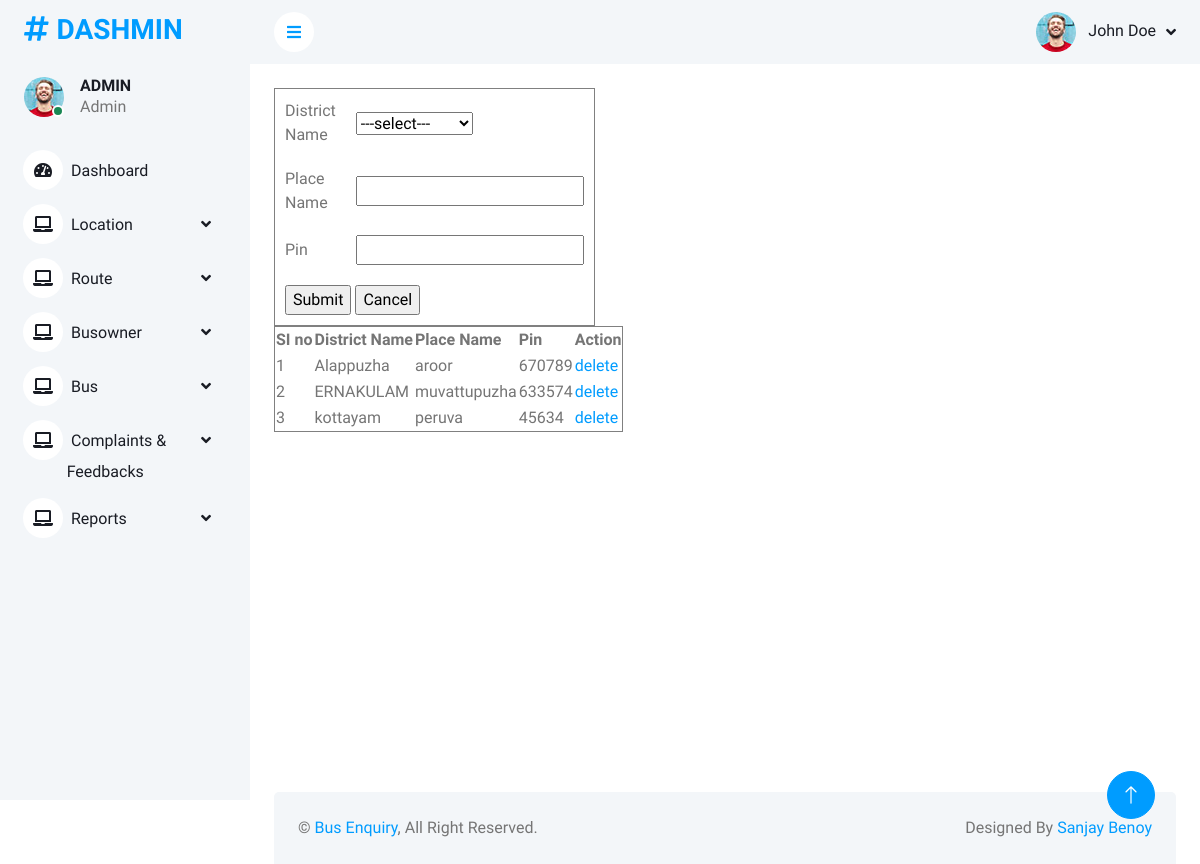
Page /PROJECT/ADMIN/Place.php (signed in) on the earlier database version.
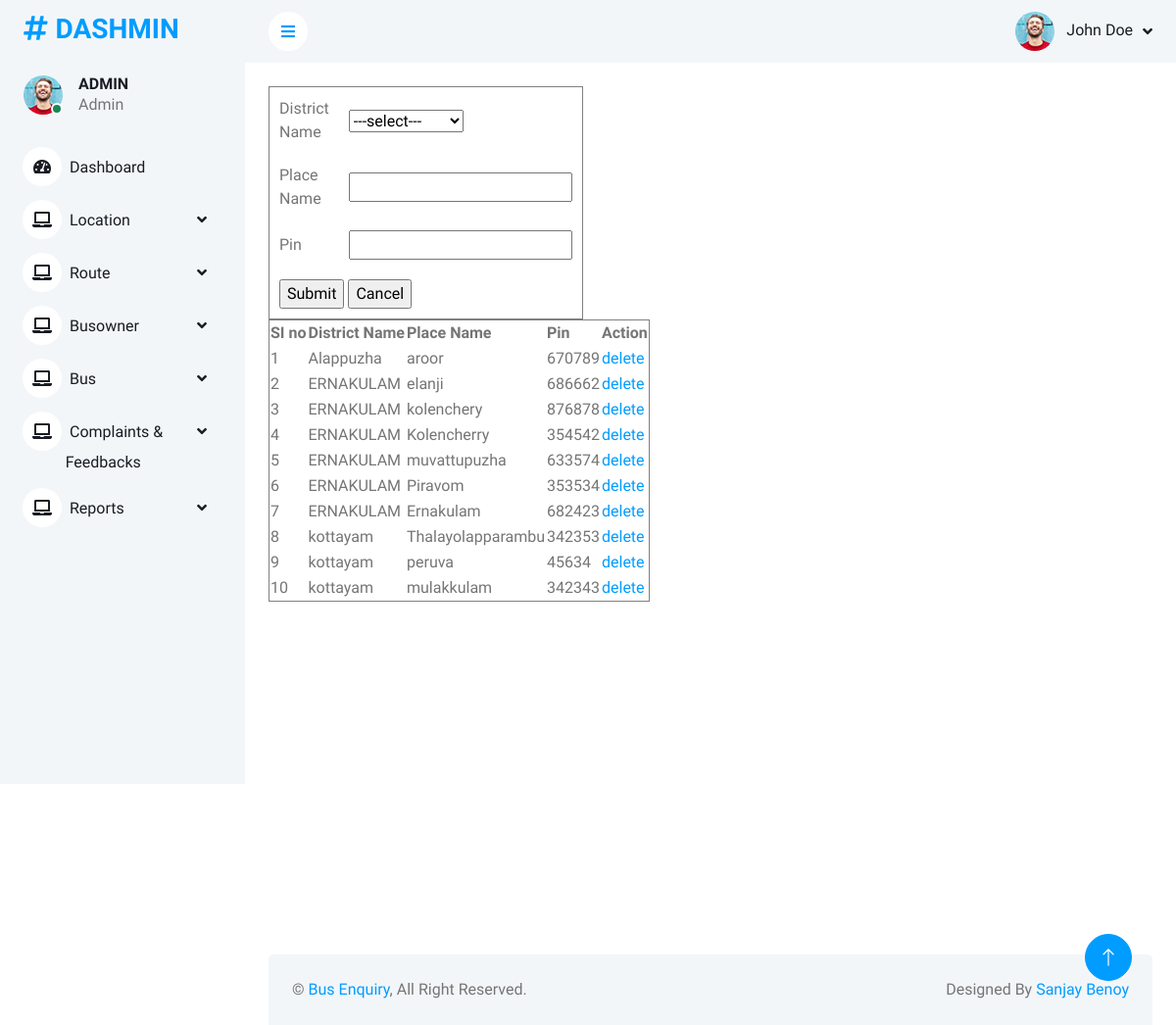
Same page on the later database version.
### tables this page shows
CREATE TABLE `tbl_place` (
  `district_id` int(11) NOT NULL,
  `place_id` int(11) NOT NULL,
  `place_name` varchar(50) NOT NULL,
  `place_pin` varchar(10) NOT NULL
);

CREATE TABLE `tbl_district` (
  `district_id` int(11) NOT NULL,
  `district_name` varchar(30) NOT NULL
);

### PROJECT/ADMIN/Place.php (the view, shortened to what this page needs)
<!DOCTYPE html PUBLIC "-//W3C//DTD XHTML 1.0 Transitional//EN" "http://www.w3.org/TR/xhtml1/DTD/xhtml1-transitional.dtd">
<html xmlns="http://www.w3.org/1999/xhtml">
<head>
</head>
<?php
include("head.php");
include("../Assets/Connection/Connection.php");
		?>
<form id="form1" name="form1" method="post" action="Place.php">
  <table width="309" height="104" border="1" cellpadding="10">
  <tr>
    <td>District Name</td>
    <td><select name="sel_district" id="sel_district">
     <option value="">---select---</option>
      </select></td>
    <tr>
      <td>Place Name</td>
      <td><input type="text" name="txt_placename" id="txt_placename" /></td>
    </tr>
    <tr>
      <td>Pin</td>
      <td><input type="text" name="txt_placepin" id="txt_placepin" /></td>
    </tr>
    <tr>
      <td colspan="2"><input type="submit" name="btnsubmit" id="btnsubmit" value="Submit" />
      <input type="reset" name="btncancel" id="btncancel" value="Cancel" /></td>
    </tr>
     <table border="black">
  <tr>
  <th>SI no</th>
  <th>District Name</th>
  <th>Place Name</th>
  <th>Pin</th>
  <th>Action</th>
  </tr>
     <?php
  $selqry="select * from tbl_place p inner join tbl_district d on p.district_id=d.district_id order by district_name ASC";
  $rows=$con->query($selqry);
  $i=0;
  while($result=$rows->fetch_assoc())
  {
	  $i++;
	  ?>
  <tr>
   <td><?php echo $i;?></td>
   <td><?php echo $result["district_name"];?></td>
   <td><?php echo $result["place_name"];?></td>
   <td><?php echo $result["place_pin"];?></td>
   <td><a href="Place.php?did=<?php echo $result["place_id"]?>">delete</a></td>
  </tr>
  <?php
 }
  ?>
  </table>
</form>
<body>
</body>
<?php
include("foot.php");
?>
</html>

Differences in the rows shown:
added tbl_place: district.district_name "ERNAKULAM", place_name "elanji", place_pin "686662"
added tbl_place: district.district_name "ERNAKULAM", place_name "kolenchery", place_pin "876878"
added tbl_place: district.district_name "ERNAKULAM", place_name "Kolencherry", place_pin "354542"
added tbl_place: district.district_name "ERNAKULAM", place_name "Piravom", place_pin "353534"
added tbl_place: district.district_name "ERNAKULAM", place_name "Ernakulam", place_pin "682423"
added tbl_place: district.district_name "kottayam", place_name "Thalayolapparambu", place_pin "342353"
added tbl_place: district.district_name "kottayam", place_name "mulakkulam", place_pin "342343"
